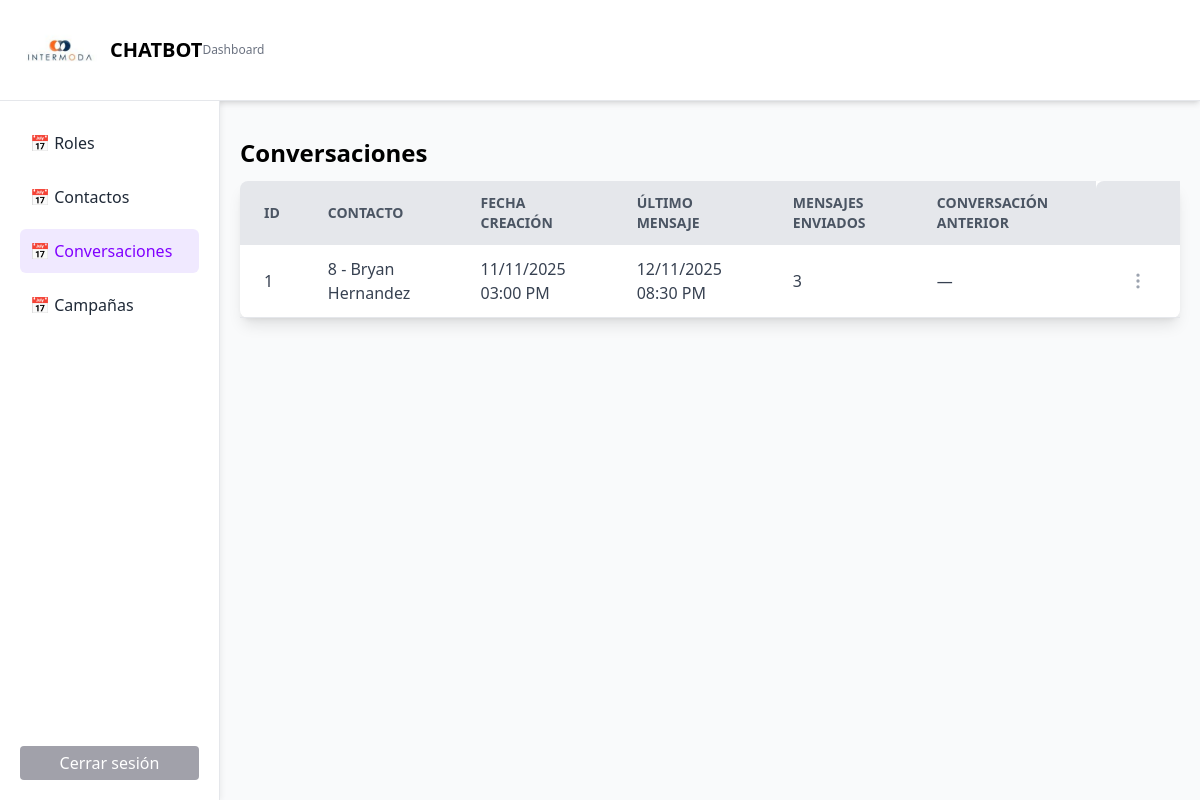
The app's page /conversaciones/ (signed in) with its own data.
### dashboard/models.py (models this page shows, shortened)
class Conversacion(models.Model):
    contacto = models.ForeignKey('Contacto', on_delete=models.CASCADE, related_name='conversaciones')
    fecha_creacion = models.DateTimeField(auto_now_add=True)
    ultimo_mensaje = models.DateTimeField(default=timezone.now)
    mensajes_enviados = models.PositiveIntegerField(default=0)
    conversacion_anterior = models.ForeignKey('self', null=True, blank=True, on_delete=models.SET_NULL, related_name='siguiente_conversacion')
    class Meta:
        verbose_name = "Conversación"
        verbose_name_plural = "Conversaciones"
        ordering = ['-fecha_creacion']

class Contacto(models.Model):
    nombre = models.CharField(max_length=200)
    rol = models.ForeignKey(Rol, on_delete=models.CASCADE)
    telefono = models.CharField(
        max_length=20,
        validators=[
            RegexValidator(
                regex=r'^\+?\d{3,4}[-\s]?\d{4,}$',
                message="Formato inválido. Ejemplo: +504 31821111"
            )
        ],
        help_text="Ejemplo: +504 31821111",
        blank=True, null=True, default=''
    )
    correo = models.EmailField(
        max_length=254,
        blank=True, null=True, default=''
    )
    idRol = models.PositiveIntegerField(
        help_text="Ingrese el ID de un rol existente",
        blank=True, null=True, default=0
    )
    descripcion = models.TextField(
        blank=True, null=True, default=''
    )
    fecha_creacion = models.DateTimeField(auto_now_add=True)
    fecha_modificacion = models.DateTimeField(auto_now=True)

### dashboard/views.py (the view)
# urls.py: path('conversaciones/', views.conversaciones_list, name='conversaciones_list'),
@login_required
@never_cache
def conversaciones_list(request):
    conversaciones = Conversacion.objects.select_related('contacto', 'conversacion_anterior').all()
    return render(request, 'conversaciones_list.html', {'conversaciones': conversaciones})

### dashboard/templatetags/time_ago.py (called while the page is built)
@register.filter
def time_ago(value):
    if not value:
        return ""
    now = timezone.now()
    diff = now - value
    if diff < timedelta(minutes=1):
        return "Hace unos segundos"
    elif diff < timedelta(hours=1):
        return f"{int(diff.total_seconds() // 60)}m"
    elif diff < timedelta(hours=24):
        return f"{int(diff.total_seconds() // 3600)}h"
    elif diff < timedelta(days=2):
        return "Ayer"
    else:
        return value.strftime("%d/%m/%Y %I:%M %p")

### dashboard/templates/conversaciones_list.html (shortened to what this page needs)
{% extends 'base.html' %}
{% load time_ago %}
{% block content %}
<div class="container mt-4">
    <h2 class="text-2xl font-bold mb-3">Conversaciones</h2>
    <div class="shadow-lg rounded-lg bg-white">
        <table class="table-auto w-full border-collapse">
            <thead class="bg-gray-200 text-gray-600 uppercase text-sm">
                <tr>
                    <th class="px-6 py-3 text-left rounded-tl-lg">ID</th>
                    <th class="px-6 py-3 text-left">Contacto</th>
                    <th class="px-6 py-3 text-left">Fecha creación</th>
                    <th class="px-6 py-3 text-left">Último mensaje</th>
                    <th class="px-6 py-3 text-left">Mensajes enviados</th>
                    <th class="px-6 py-3 text-left">Conversación anterior</th>
                    <th class="px-6 py-3 text-center rounded-tl-lg"></th>
                </tr>
            </thead>
            <tbody class="text-gray-700">
                {% for c in conversaciones %}
                <tr class="border-b hover:bg-gray-100">
                    <td class="px-6 py-3">{{ c.id }}</td>
                    <td class="px-6 py-3">{{ c.contacto.id }} - {{ c.contacto.nombre }}</td>
                    <td class="px-6 py-3">{{ c.fecha_creacion|date:"d/m/Y h:i A" }}</td>
                    <td class="px-6 py-3">{{ c.ultimo_mensaje|time_ago }}</td>
                    <td class="px-6 py-3">{{ c.mensajes_enviados }}</td>
                    <td class="px-6 py-3">
                        {% if c.conversacion_anterior %}
                            {{ c.conversacion_anterior.id }}
                        {% else %}
                            —
                        {% endif %}
                    </td>
                    <td class="px-6 py-4 whitespace-nowrap text-right text-sm font-medium">
                        <div class="relative inline-block text-left" x-data="{ open: false }" x-on:click.outside="open = false">
                            <div>
                                <button
                                    type="button"
                                    class="flex items-center justify-center p-2 rounded-full text-gray-400 hover:text-gray-600 hover:bg-gray-100 focus:outline-none focus:ring-2 focus:ring-indigo-500"
                                    x-on:click="open = !open"
                                    aria-haspopup="true"
                                    x-bind:aria-expanded="open">
                                    <svg xmlns="http://www.w3.org/2000/svg" width="24" height="24" viewBox="0 0 24 24" fill="none" stroke="currentColor" stroke-width="2" stroke-linecap="round" stroke-linejoin="round" class="w-5 h-5">
                                        <circle cx="12" cy="12" r="1"></circle>
                                        <circle cx="12" cy="5" r="1"></circle>
                                        <circle cx="12" cy="19" r="1"></circle>
                                    </svg>
                                </button>
                            </div>
                        </div>
                    </td>
                </tr>
                {% empty %}
                <tr><td colspan="7" class="px-6 py-3 text-center text-gray-500">No hay conversaciones registradas.</td></tr>
                {% endfor %}
            </tbody>
        </table>
    </div>
</div>
{% endblock %}

### records on screen
Conversacion: id "1", contacto.id "8", contacto.nombre "Bryan Hernandez", fecha_creacion "11/11/2025 03:00 PM", ultimo_mensaje "12/11/2025 08:30 PM", mensajes_enviados "3"
